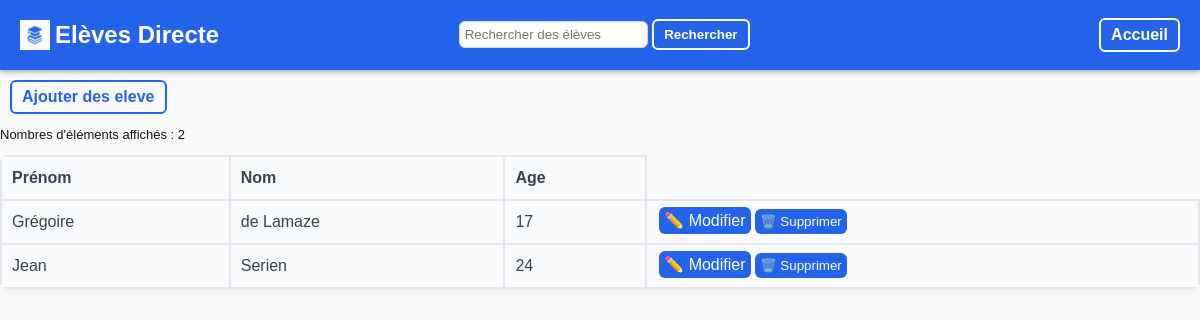
The app's page /eleve/classe?id=4, older data.
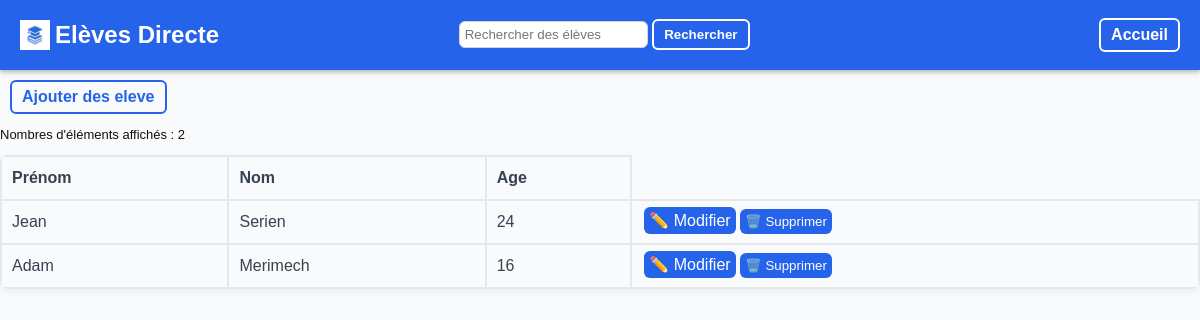
The same page, newer data.
### tables this page shows
CREATE TABLE Eleve (
    Id INTEGER PRIMARY KEY AUTOINCREMENT,
    Prenom TEXT NOT NULL,
    Nom TEXT NOT NULL,
    Date_de_Naissance DATE NOT NULL,
    Id_Classe INTEGER,
    FOREIGN KEY (Id_Classe)
        REFERENCES Classe(Id)
        ON DELETE CASCADE
        ON UPDATE CASCADE
    );

### Backend.py (the view)
@app.route('/eleve/classe', methods=["POST","GET"])
def efficher_eleve_classe():
    id=request.args.get("id")
    _infos={"element" : "des élèves","URL_ajout": "/eleve/ajout", "ajout_boutton": "Ajouter des eleve","URL_update": "/eleve/update" }
    colonnes=[]
    for i in range(len(colonnes_eleve)):
        colonnes.append(colonnes_eleve[i].copy())
    colonnes[2]["titre"]="Age"
    colonnes.pop(3)
    colonnes=tuple(colonnes)
    if request.method=="POST":
        if request.form.get("type")=="supprimer":
            id_suppr=request.form["id"]
            edit_sql("DELETE FROM Inscription WHERE Id=?", (str(id_suppr),))
    if request.args.get("type")=="recherche":
        chaine=request.args.get("recherche")
        return render_template('liste.html', valeurs=execute_sql("SELECT * FROM Eleve WHERE Nom LIKE ? AND Id_Classe=?",(f"%{chaine}%",str(id),)), colonnes=colonnes, infos= _infos, recherche=chaine)
    return render_template('liste.html', valeurs=remplacer_elements("Eleve",execute_sql("SELECT * FROM Eleve WHERE Id_Classe=?", (str(id),))), colonnes=colonnes, infos= _infos)

### Backend.py (called while the page is built, shortened)
def execute_sql(commande, argument=()):
    conn = sqlite3.connect(DB_NAME)
    c = conn.cursor()
    c.execute(commande, argument)
    valeurs = c.fetchall()
    conn.commit()
    conn.close()
    return valeurs

def convert_en_dico(donnes):
    dico={}
    for i in donnes:
        dico[i[0]]=i
    return dico

def calculer_age(date_de_naissance_):
    date_de_naissance=datetime.strptime(date_de_naissance_, "%Y-%m-%d").date()
    aujourd_hui = datetime.now().date()
    annees = aujourd_hui.year - date_de_naissance.year
    if (aujourd_hui.month, aujourd_hui.day) < (date_de_naissance.month, date_de_naissance.day):
        annees -= 1
    return annees

def remplacer_elements(element, donnes):
    for i in donnes:
        d=donnes.pop(0)
        donnes.append(list(d))
    if element=="Matiere" or element=="Classe":
        profs=convert_en_dico(execute_sql("SELECT * FROM Professeur"))
        for i in donnes:
            i[3]=profs[i[3]][1]+" "+profs[i[3]][2]
    if element=="Eleve":
        classes=convert_en_dico(execute_sql("SELECT * FROM Classe"))
        for i in donnes:
            i[4]=classes[i[4]][1]
            i[3]=calculer_age(i[3])
    for i in donnes:
        d=donnes.pop(0)
        donnes.append(tuple(d))
    return donnes

### templates/liste.html (shortened to what this page needs)
<!DOCTYPE html>
<html lang="fr">
<head>
    <link rel="stylesheet" href="../static/styles.css">
</head>
<body>
    {% include "composants/topbar.html" %}
   <a class="back_button" href='{{infos["URL_ajout"]}}'>{{infos["ajout_boutton"]}}</a>
        <div class="haut_tableau">
            <p id="compteur_text" class="compteur">Nombres d'éléments affichés : <span id="compteur"></span></p>
        </div>
    <table>
        <tr>
        {% for c in colonnes %}
            <th>{{ c["titre"] }}</th>
        {% endfor %}
        </tr>
        {% for v in valeurs %}
        <tr>
            {% for c in colonnes %}
            <td>{{v[c["order"]]}}</td>
            {% endfor %}
            <td class="button_case">
                <form class="actions-buttons-form" method="POST">
                    <a href="{{ infos['URL_update']}}?id={{ v[0] }}">✏️ Modifier</a>
                    <button type="submit">🗑️ Supprimer</button>
                </form>
            </td>
        </tr>
        {% endfor %}
    </table>
</body>
</html>

### templates/composants/topbar.html (shortened to what this page needs)
<div class="topbar">
        <a class="logo" href="/">
        <img src="../static/icon.png" alt="">
        <h2>Elèves Directe</h2>
        </a>
        <form >
            <input type="text" name="recherche" placeholder="Rechercher {{infos['element']}}" value="{{ recherche }}">
        <button type="submit">Rechercher</button>
    </form>
    <nav>
        <a href='/' class="ajout_button"  >Accueil</a>
    </nav>
    </div>

### static/styles.css (style rules this page uses)
body { font-family: Arial, sans-serif; background-color: #f9fafb; color: #2563eb; margin: 0; }
.ajout_button { display: inline-block; border: 2px solid white; border-radius: 6px; padding: 6px 10px; text-decoration: none; font-weight: bold; color: white; cursor: pointer; }
table { width : 100%; box-shadow: 0 3px 10px rgba(0,0,0,0.05); border-collapse: collapse; border-radius: 8px; overflow: hidden; }
th, td { border: 2px solid #e5e7eb; overflow: hidden; text-align: left; color: #374151; padding: 12px 10px; }
input { color: #000000; padding: 5px; border : 1px solid #d1d5db; outline: none; transition: border-color 0.2s; border-radius: 6px; cursor: text; }
.button_case { padding: 1px; gap: 10px; align-items: center; width:min-content; }
.button_case button { background-color: #2563eb; color : white; border: none; padding: 5px; border-radius: 6px; cursor: pointer; }
.button_case a { background-color: #2563eb; color : white; border: none; padding: 5px; border-radius: 6px; cursor: pointer; text-decoration: none; }
.back_button { display: inline-block; border: 2px solid #2563eb; border-radius: 6px; padding: 6px 10px; text-decoration: none; font-weight: bold; color: #2563eb; cursor: pointer; margin-top: 10px; margin-left: 10px; }
.actions-buttons-form { padding: 1px; gap: 10px; align-items: center; margin-left: 10px; }
.topbar { background-color: #2563eb; color: white; display: flex; justify-content: space-between; align-items: center; padding: 1px 20px; box-shadow: 0 2px 5px rgba(0, 0, 0, 0.3); }
.topbar button { display: inline-block; border: 2px solid white; border-radius: 6px; padding: 6px 10px; text-decoration: none; font-weight: bold; color: white; background-color: #2563eb; cursor: pointer; }
.topbar form { align-content: center; }
.topbar img { width: 30px; height: 30px; margin-right: 5px; }
.topbar nav { margin-left: 110px; }
.logo { display: flex; align-items: center; text-decoration: none; color: white; }
.compteur { color: #111; font-size: small; }
.haut_tableau { display: flex; align-items: center; margin: 0; }

Row changes from the older to the newer data that the page shows:
no longer on this page (row edited): Eleve: Prenom "Grégoire" "de Lamaze"
added Eleve: Prenom "Adam" "Merimech"
Text that changed along with them:
new list line: "Jean Serien"
list line gone: "17"
new list line: "24"
list line gone: "24"
new list line: "16"
list line gone: "Jean Serien"
